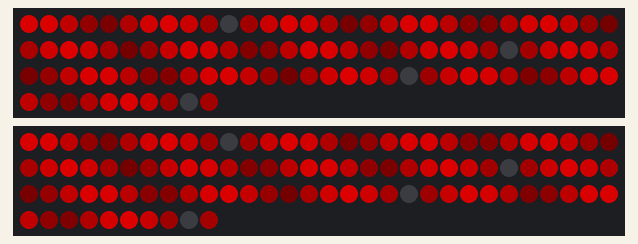
Bench run of a sketch on a simulated Arduino Nano, built with avr-gcc and run on an emulated ATmega328P. Parts: 2 × 100 RGB LEDs in strip order, left to right, continuing on the next row. Dim RGB values are drawn brighter than linear.

Above: at 2.09 s.
At 21.03 s:
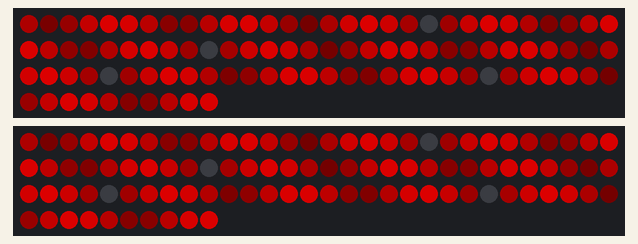
At 39.71 s:
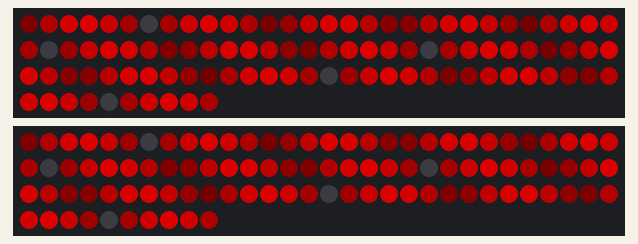

The sketch:

Touch_-_Pressing_Down_Speed.ino
```cpp
/* StitchKit.io Touch Sensor Example - Running Lights Speed based on Holding and Pressing Button
 * -----------------------
 * This software uses the touch sensor to turn speed up the effects in the Running lights LED example
 * Some of this code is modified from the Arduino website, on Hold Button, check it out here:
 * https://playground.arduino.cc/Code/HoldButton
 *
 *
 * We are using the running lights animation, but it can be switched to any other FastLED animation from
 * FastLED, Tweaking4All or the samples we have on our github. Try them out! :-)
 *
 * We have enabled the effects on both Pin 5 and 6 outputs on the StitchKit board.
 *
 * Scroll down and look for the "CHANGE CODE HERE" text to adjust the value or effect
 *
 * Requires:
 * ---------
 *  StitchKit controller board (http://stitchkit.io)
 *  SeeedStudio Grove Button (http://wiki.seeedstudio.com/Grove-Touch_Sensor/)
 *  FastLED-compatible LEDs ( https://github.com/FastLED/FastLED/wiki/Overview#chipsets )
 *
 * Dependencies:
 * -------------
 *  FastLED ( Available via Arduino package manager )
 */


#include <Wire.h>
#include "FastLED.h"

FASTLED_USING_NAMESPACE

#if defined(FASTLED_VERSION) && (FASTLED_VERSION < 3001000)
#warning "Requires FastLED 3.1 or later; check github for latest code."
#endif


//StitchKit LED output 1
#define PIN_LEDARRAY1    5

//StitchKit LED output 2
#define PIN_LEDARRAY2    6

#define LED_TYPE           WS2812B
#define COLOR_ORDER        GRB

//Change the number of LEDs here according to how many you have
#define NUM_LEDS          100

//Change the brightness of LEDs here
#define BRIGHTNESS          150

CRGB leds[NUM_LEDS];
#define FRAMES_PER_SECOND  120

//Location of the touch sensor pin on the StitchKit board (it will always be A6)
const int touchPin = A6;

// State of the touch sensor currently
int currentTouchState = 0;

// State of the touch sensor previously
byte previousTouchState = LOW;

// How long the touch sensor was held (milliseconds)
long millis_held;

// How long the touch sensor was held (seconds)
long secs_held;

// How long the touch sensor was held previously (seconds)
long prev_secs_held;

// How long since the touch sensor was first pressed
unsigned long firstTime;

void setup()
{
  delay(2000); // 2 second delay for recovery

  // tell FastLED about the LED strip configuration
  FastLED.addLeds<LED_TYPE,PIN_LEDARRAY1,COLOR_ORDER>(leds, NUM_LEDS).setCorrection(TypicalLEDStrip);
  FastLED.addLeds<LED_TYPE,PIN_LEDARRAY2,COLOR_ORDER>(leds, NUM_LEDS).setCorrection(TypicalLEDStrip);

  // Set master brightness control, setting it to 0 so it only goes on when button is pressed
  FastLED.setBrightness(BRIGHTNESS);
  Serial.begin(9600);

  pinMode(touchPin, INPUT);
}


void loop() {

  RunningLights(0xff,0,0, 100);

}

boolean getTouchState()
{
  return digitalRead(touchPin);
}

void showStrip() {
 #ifdef ADAFRUIT_NEOPIXEL_H
   // NeoPixel
   strip.show();
 #endif
 #ifndef ADAFRUIT_NEOPIXEL_H
   // FastLED
   FastLED.show();
 #endif
}

void setPixel(int Pixel, byte red, byte green, byte blue) {
 #ifdef ADAFRUIT_NEOPIXEL_H
   // NeoPixel
   strip.setPixelColor(Pixel, strip.Color(red, green, blue));
 #endif
 #ifndef ADAFRUIT_NEOPIXEL_H
   // FastLED
   leds[Pixel].r = red;
   leds[Pixel].g = green;
   leds[Pixel].b = blue;
 #endif
}

void setAll(byte red, byte green, byte blue) {
  for(int i = 0; i < NUM_LEDS; i++ ) {
    setPixel(i, red, green, blue);
  }
  showStrip();
}

void RunningLights(byte red, byte green, byte blue, int WaveDelay) {
  int Position=0;

  for(int i=0; i<NUM_LEDS*2; i++)
  {
      Position++; // = 0; //Position + Rate;

      for(int i=0; i<NUM_LEDS; i++) {
        // sine wave, 3 offset waves make a rainbow!
        //float level = sin(i+Position) * 127 + 128;
        //setPixel(i,level,0,0);
        //float level = sin(i+Position) * 127 + 128;
        setPixel(i,((sin(i+Position) * 127 + 128)/255)*red,
                   ((sin(i+Position) * 127 + 128)/255)*green,
                   ((sin(i+Position) * 127 + 128)/255)*blue);
      }

      showStrip();

       //-- CHANGE CODE HERE ---

      //This chunk of code is what you will typically paste into different LED pattern examples that
      //have some sort of change in color occurring
      //What is going on here is the sensor picks up whether the touch sensor is pressed, checks how long it is pressed and a value is adjusted
      //before showStrip() occurs, which shows the LED pattern

      // Get the current state of the button
      currentTouchState = getTouchState();

      // Get the time of the first button press (before it is released)
      if (currentTouchState == HIGH && previousTouchState == LOW && (millis() - firstTime) > 200) {
         firstTime = millis();
      }

      //Get the amount of time it is held
      millis_held = (millis() - firstTime);
      secs_held = millis_held / 1000;


      //Set a minimum of how long the button is held (to make sure its actually a button press)
      if (millis_held > 50) {

        //If the button is being pressed
        if (currentTouchState == HIGH && previousTouchState == HIGH) {

          //If the button is held for less than a second, set the speed to a slow amount
          //Note: the higher the amount, the slower it is
          if (secs_held <= 0) {
            WaveDelay = 100;
          }

          //If the button is held between 1-2 seconds, set the speed
          else if (secs_held >= 1 && secs_held < 3) {
            WaveDelay = 75;
          }

          //If the button is held between 3-6 seconds, set the speed
          else if (secs_held >= 3 && secs_held < 7) {
            WaveDelay = 50;
          }

          //If the button is held for more than 7 seconds, set the speed
          else if (secs_held >= 7) {
            WaveDelay = 20;
          }
        }
      }

      //Assign the previous state of the button
      previousTouchState = currentTouchState;

      //Save how many seconds the button was held previously
      prev_secs_held = secs_held;

      delay(WaveDelay);

      //-- CHANGE CODE HERE ---
  }
}
```
